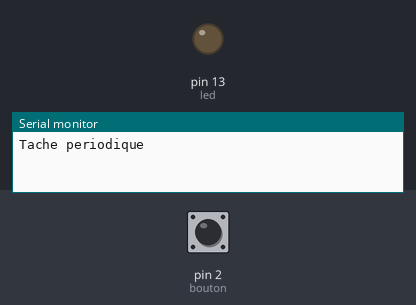
Bench run of a sketch on a simulated Arduino Uno, built with avr-gcc and run on an emulated ATmega328P. On the bench: output pins drawn as LEDs (lit = HIGH), the last lines printed to the serial monitor. Inputs (shaded band) come from the test bench; at power-on: pin 2 (bouton) HIGH.

Above: at 1.2 s.
1.3 s: pin 2 (bouton) pulled LOW for 0.15 s
At 1.9 s:
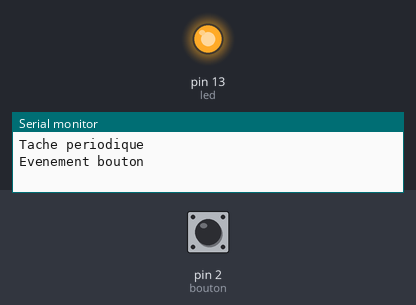
2.9 s: pin 2 (bouton) pulled LOW for 1 s
At 4.3 s:
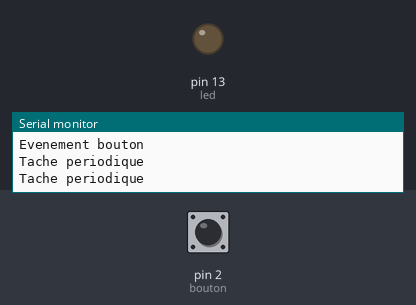
5.4 s: pin 2 (bouton) pulled LOW for 3.2 s
At 6.2 s:
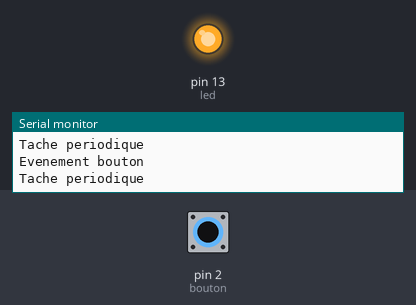
Timing chart, 0 to 8.4 s (numbered marks = the images above; inputs shaded):
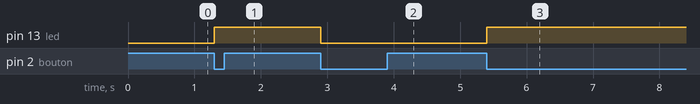

Measured:
- after the input at 1.3 s, pin 13 (led): LOW → HIGH at once
- after the input at 2.9 s, pin 13 (led): HIGH → LOW at once
- after the input at 5.4 s, pin 13 (led): LOW → HIGH at once

The sketch:

06-interruptions-timers.ino
```cpp
// GOMA PRO Devs — Arduino 06 — Interruptions et timers
volatile bool evenement = false;
unsigned long precedent = 0;
const unsigned long periode = 1000;
const int bouton = 2;
const int led = 13;

void ISR_bouton() {
  evenement = true;
}

void setup() {
  pinMode(bouton, INPUT_PULLUP);
  pinMode(led, OUTPUT);
  attachInterrupt(digitalPinToInterrupt(bouton), ISR_bouton, FALLING);
  Serial.begin(115200);
}

void loop() {
  unsigned long maintenant = millis();

  if (evenement) {
    evenement = false;
    digitalWrite(led, !digitalRead(led));
    Serial.println("Evenement bouton");
  }

  if (maintenant - precedent >= periode) {
    precedent = maintenant;
    Serial.println("Tache periodique");
  }
}
```
